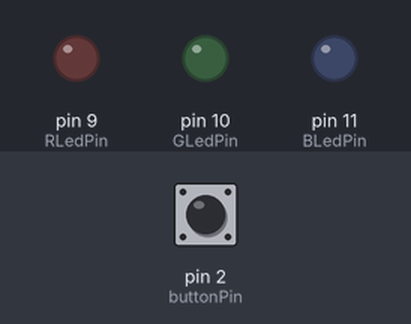
Bench run of a sketch on a simulated Arduino Uno, built with avr-gcc and run on an emulated ATmega328P. Parts: output pins drawn as LEDs (lit = HIGH). Dashed ring = blinking. Inputs (shaded band) come from the test bench; at power-on: pin 2 (buttonPin) HIGH.

Above: at 1.2 s.
1.3 s: pin 2 (buttonPin) pulled LOW for 3.2 s
At 5.4 s:
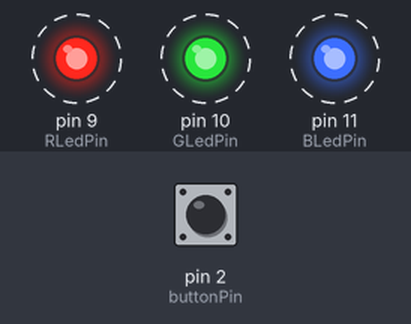
7.5 s: pin 2 (buttonPin) pulled LOW for 0.15 s
10.6 s: pin 2 (buttonPin) pulled LOW for 1 s
At 12.9 s:
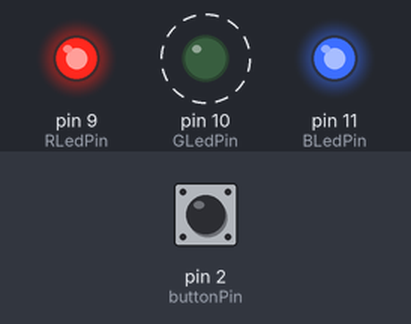
14.6 s: pin 2 (buttonPin) pulled LOW for 0.15 s
At 15.9 s:
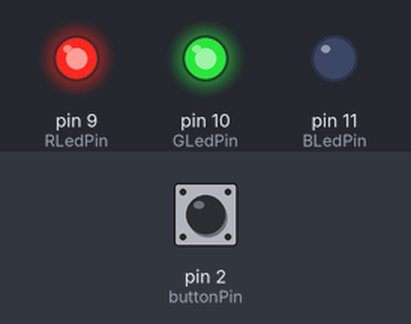
17.7 s: pin 2 (buttonPin) pulled LOW for 0.15 s
At 18.9 s:
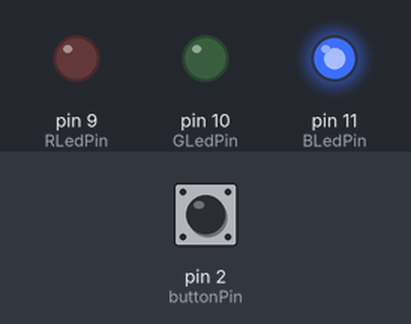
20.8 s: pin 2 (buttonPin) pulled LOW for 3.2 s
Timing chart, 0 to 28.0 s (numbered marks = the images above; inputs shaded):
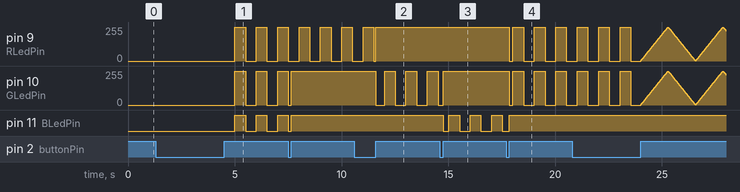

Measured:
- after the input at 1.3 s, pin 9 (RLedPin), pin 10 (GLedPin): alternates 255/255 for 0.50 s and 0/255 for 0.50 s, starting after 3.7 s; pin 11 (BLedPin): alternates HIGH for 0.50 s and LOW for 0.50 s, starting after 3.7 s
- after the input at 10.6 s, pin 10 (GLedPin): alternates 255/255 for 0.50 s and 0/255 for 0.50 s, starting after 1.0 s
- after the input at 14.6 s, pin 11 (BLedPin): HIGH → LOW after 0.15 s, then repeats every 1.0 s: HIGH 0.50 s, LOW 0.50 s
- after the input at 17.7 s, pin 9 (RLedPin), pin 10 (GLedPin): 255/255 → 0/255 after 0.15 s, then repeats every 1.0 s: 255/255 0.50 s, 0/255 0.50 s

The sketch:

1111_class2.ino
```cpp
const int buttonPin = 2;

const int RLedPin = 9;
const int GLedPin = 10;
const int BLedPin = 11;

int buttonState = 0;
bool buttonPressed = false;
unsigned long pressingTime = 0;
const int longPressInterval = 2000;

int lightNum = 0;
int RLightColor = 0;
int GLightColor = 0;
int BLightColor = 0;

int currentMode = 0;
unsigned long blinkTimer = 0;
const int blinkInterval = 500;
bool blinkOn = true;

int RCurrentColor = 0;
int GCurrentColor = 0;
int BCurrentColor = 0;

const int fadeAmount = 2;
int fadeValue = 0;
int fadeDirection = 1;

int rainbowStep = 0;
unsigned long rainbowTimer = 0;
const int rainbowInterval = 10;

void setup() {
  pinMode(buttonPin, INPUT);
  pinMode(RLedPin, OUTPUT);
  pinMode(GLedPin, OUTPUT);
  pinMode(BLedPin, OUTPUT);
}

void loop() {
  checkButton();
  updateLEDColor();
  setRGBLEDColor(RCurrentColor, GCurrentColor, BCurrentColor);
}

void checkButton() {
  buttonState = digitalRead(buttonPin);

  if (buttonState == LOW && !buttonPressed) {
    pressingTime = millis();
    buttonPressed = true;
  }

  if (buttonState == HIGH && buttonPressed) {
    unsigned long currentTime = millis();

    if (currentTime - pressingTime < longPressInterval) {
      changeLEDColor();
    } else {
      changeMode();
    }

    buttonPressed = false;
  }
}

void changeLEDColor() {
  lightNum = lightNum + 1;
  if (lightNum >= 5) {
    lightNum = 0;
  }

  if (lightNum == 0) {
    RLightColor = 0;
    GLightColor = 0;
    BLightColor = 0;
  }
  if (lightNum == 1) {
    RLightColor = 0;
    GLightColor = 255;
    BLightColor = 255;
  }
  if (lightNum == 2) {
    RLightColor = 255;
    GLightColor = 0;
    BLightColor = 255;
  }
  if (lightNum == 3) {
    RLightColor = 255;
    GLightColor = 255;
    BLightColor = 0;
  }
  if (lightNum == 4) {
    RLightColor = 0;
    GLightColor = 0;
    BLightColor = 255;
  }
}

void changeMode() {
  currentMode = currentMode + 1;

  if (currentMode >= 4) {
    currentMode = 0;
  }

  if (currentMode == 1) {
    blinkTimer = millis();
    blinkOn = true;
  }

  if (currentMode == 2) {
    fadeValue = 0;
    fadeDirection = 1;
  }
  if (currentMode == 3) {
    rainbowStep = 0;
    rainbowTimer = millis();
  }
}

void updateLEDColor() {
  if (currentMode == 0) {
    RCurrentColor = RLightColor;
    GCurrentColor = GLightColor;
    BCurrentColor = BLightColor;
  }
  else if (currentMode == 1) {
    unsigned long currentTime = millis();
    if (currentTime - blinkTimer > blinkInterval) {
      blinkOn = !blinkOn;
      blinkTimer = currentTime;
    }

    if (blinkOn) {
      RCurrentColor = RLightColor;
      GCurrentColor = GLightColor;
      BCurrentColor = BLightColor;
    }
    else {
      RCurrentColor = 255;
      GCurrentColor = 255;
      BCurrentColor = 255;
    }
  }
  else if (currentMode == 2) {
    bool negativeDir = false;

    if (RLightColor == 0) {
      RCurrentColor = RCurrentColor + fadeDirection * fadeAmount;
      if ((RCurrentColor > (255 - RLightColor)) || (RCurrentColor < 0)) {
        negativeDir = true;
      }
    }
    if (RCurrentColor < 0) RCurrentColor = 0;
    if (RCurrentColor > 255) RCurrentColor = 255;

    if (GLightColor == 0) {
      GCurrentColor = GCurrentColor + fadeDirection * fadeAmount;
      if ((GCurrentColor > (255 - GLightColor)) || (GCurrentColor < 0)) {
        negativeDir = true;
      }
    }
    if (GCurrentColor < 0) GCurrentColor = 0;
    if (GCurrentColor > 255) GCurrentColor = 255;

    if (BLightColor == 0) {
      BCurrentColor = BCurrentColor + fadeDirection * fadeAmount;
      if ((BCurrentColor > (255 - BLightColor)) || (BCurrentColor < 0)) {
        negativeDir = true;
      }
    }
    if (BCurrentColor < 0) BCurrentColor = 0;
    if (BCurrentColor > 255) BCurrentColor = 255;

    if (negativeDir) {
      fadeDirection = -fadeDirection;
    }

    delay(10);
  }
  else if (currentMode == 3) {

  unsigned long currentTime = millis();

  if (currentTime - rainbowTimer >= rainbowInterval) {
    rainbowTimer = currentTime;

    rainbowStep++;

    if (rainbowStep >= 765) {
      rainbowStep = 0;
    }
  }

  if (rainbowStep < 255) {
    RCurrentColor = 255 - rainbowStep;
    GCurrentColor = rainbowStep;
    BCurrentColor = 0;
  }
  else if (rainbowStep < 510) {
    RCurrentColor = 0;
    GCurrentColor = 255 - (rainbowStep - 255);
    BCurrentColor = rainbowStep - 255;
  }
  else {
    RCurrentColor = rainbowStep - 510;
    GCurrentColor = 0;
    BCurrentColor = 255 - (rainbowStep - 510);
  }
}
}

void setRGBLEDColor(int r, int g, int b) {
  analogWrite(RLedPin, r);
  analogWrite(GLedPin, g);
  analogWrite(BLedPin, b);
}
```
